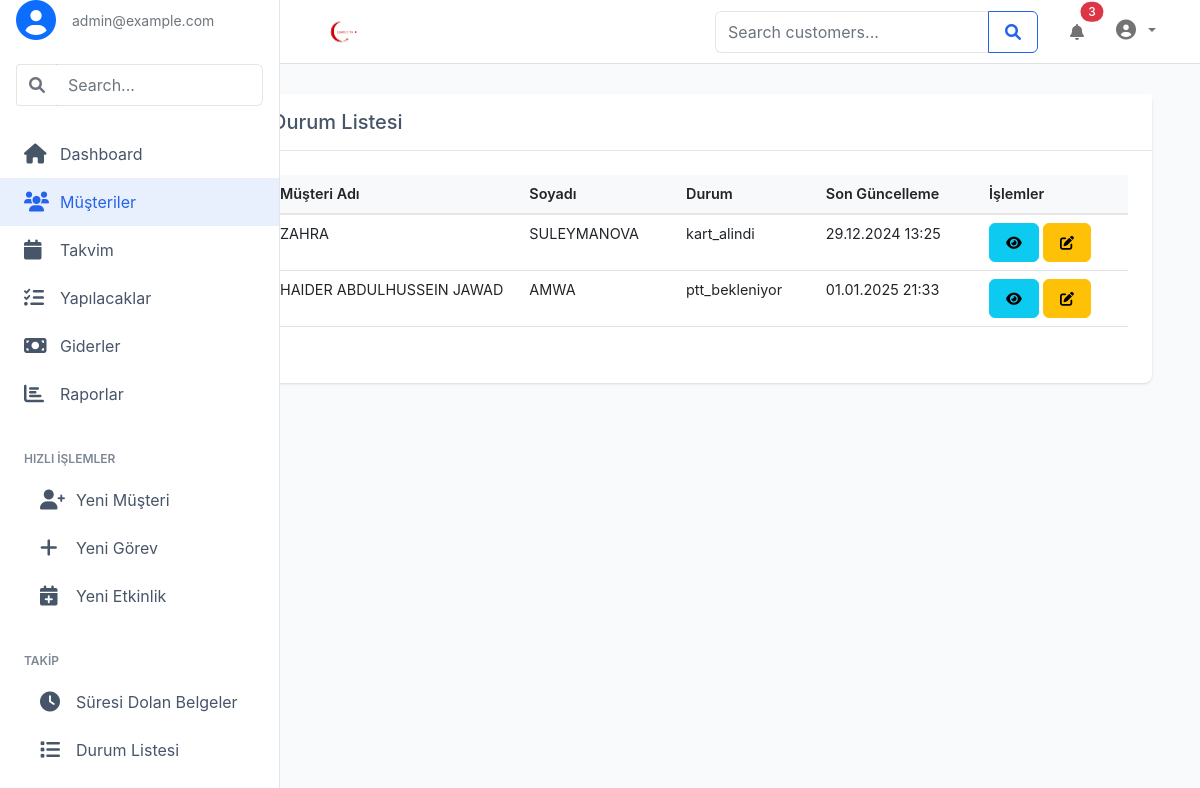
Screenshot of /customers/status/ (signed in) with the database file from the repository.
### musteri/models.py (models this page shows, shortened)
class Customer(models.Model):
    first_name = models.CharField(max_length=100)
    last_name = models.CharField(max_length=100)
    email = models.EmailField(max_length=100, blank=True, null=True)
    phone = models.CharField(max_length=20, blank=True, null=True)
    address = models.TextField(blank=True, null=True)
    customer_notes = models.TextField(blank=True, null=True)
    father_name = models.CharField(max_length=100, blank=True, null=True)
    mother_name = models.CharField(max_length=100, blank=True, null=True)
    job = models.CharField(max_length=100, blank=True, null=True)
    company = models.CharField(max_length=100, blank=True, null=True)
    income = models.CharField(max_length=100, blank=True, null=True)
    income_source = models.CharField(max_length=100, blank=True, null=True)
    insurance_type = models.CharField(max_length=100, blank=True, null=True)
    gender = models.CharField(max_length=100, blank=True, null=True)
    appointment_place = models.CharField(max_length=100, blank=True, null=True)
    identity_number = models.CharField(max_length=20, blank=True, null=True)
    nationality = models.CharField(max_length=100, blank=True, null=True)
    date_of_birth = models.DateField(null=True, blank=True)
    marital_status = models.CharField(max_length=20, blank=True, null=True)
    passport_number = models.CharField(max_length=20, blank=True, null=True)
    issuing_authority = models.CharField(max_length=100, blank=True, null=True)
    passport_date = models.CharField(max_length=100, blank=True, null=True)
    passport_info = models.TextField(blank=True, null=True)
    passport_type = models.CharField(max_length=100, blank=True, null=True)
    application_type = models.CharField(max_length=50, blank=True, null=True)
    residence_type = models.CharField(max_length=50, blank=True, null=True)
    residence_permit_start_date = models.DateField(null=True, blank=True)
    residence_permit_end_date = models.DateField(null=True, blank=True)
    service_type = models.CharField(max_length=50, blank=True, null=True)
    ptt_code = models.CharField(max_length=100, blank=True, null=True)
    application_number = models.CharField(max_length=100, blank=True, null=True)
    application_date = models.DateField(
        verbose_name='Başvuru Tarihi',
        null=True,  # Eski kayıtlar için null izin ver
        blank=True,  # Eski kayıtlar için boş izin ver
        default=None,  # Varsayılan değer yok
        help_text='Müşterinin başvuru tarihi'
    )
    payment_made = models.DecimalField(max_digits=10, decimal_places=2, default=0)
    communication_history = models.ManyToManyField('Communication', blank=True, related_name='related_customers')
    STATUS_CHOICES = [
        ('ACTIVE', 'Aktif'),
        ('INACTIVE', 'Pasif'),
        ('PENDING', 'Beklemede'),
        ('COMPLETED', 'Tamamlandı'),
    ]
    status = models.CharField(max_length=20, choices=STATUS_CHOICES, default='ACTIVE')
    created_at = models.DateTimeField(auto_now_add=True)
    updated_at = models.DateTimeField(auto_now=True)
    class Meta:
        verbose_name = "Müşteri"
        verbose_name_plural = "Müşteriler"
        ordering = ['-created_at']

### musteri/views.py (the view)
# urls.py: path('customers/status/', views.customer_status_list, name='customer_status_list'),
def customer_status_list(request):
    customers = Customer.objects.filter(
        status__in=['basvuru_yapildi', 'dosyalar_verildi', 'ptt_bekleniyor', 'kart_alindi']
    ).order_by('status')
    return render(request, 'musteri/customer_status_list.html', {'customers': customers})

### templates/musteri/customer_status_list.html (shortened to what this page needs)
{% extends "base.html" %}
{% load static %}
{% block content %}
<div class="container-fluid py-4">
    <div class="row">
        <div class="col-12">
            <div class="card">
                <div class="card-header">
                    <h5 class="mb-0">Durum Listesi</h5>
                </div>
                <div class="card-body">
                    <div class="table-responsive">
                        <table class="table table-hover">
                            <thead>
                                <tr>
                                    <th>Müşteri Adı</th>
                                    <th>Soyadı</th>
                                    <th>Durum</th>
                                    <th>Son Güncelleme</th>
                                    <th>İşlemler</th>
                                </tr>
                            </thead>
                            <tbody>
                                {% for customer in customers %}
                                <tr>
                                    <td>{{ customer.first_name }}</td>
                                    <td>{{ customer.last_name }}</td>
                                    <td>{{ customer.get_status_display }}</td>
                                    <td>{{ customer.updated_at|date:"d.m.Y H:i" }}</td>
                                    <td>
                                        <a href="{% url 'musteri:customer_detail' customer.id %}" class="btn btn-sm btn-info">
                                            <i class="fas fa-eye"></i>
                                        </a>
                                        <a href="{% url 'musteri:customer_edit' customer.id %}" class="btn btn-sm btn-warning">
                                            <i class="fas fa-edit"></i>
                                        </a>
                                    </td>
                                </tr>
                                {% empty %}
                                <tr>
                                    <td colspan="5" class="text-center">Durum listesinde müşteri bulunamadı.</td>
                                </tr>
                                {% endfor %}
                            </tbody>
                        </table>
                    </div>
                </div>
            </div>
        </div>
    </div>
</div>
{% endblock %}

### templates/base.html (shortened to what this page needs)
<!DOCTYPE html>
{% load static %}
<html lang="tr">
<head>
    <link href="https://cdn.jsdelivr.net/npm/bootstrap@5.1.3/dist/css/bootstrap.min.css" rel="stylesheet">
    <link href="https://cdnjs.cloudflare.com/ajax/libs/font-awesome/6.0.0/css/all.min.css" rel="stylesheet">
    <link href="https://cdn.datatables.net/1.13.7/css/dataTables.bootstrap5.min.css" rel="stylesheet">
    <link href="https://cdn.datatables.net/responsive/2.5.0/css/responsive.bootstrap5.min.css" rel="stylesheet">
    <link href="{% static 'css/style.css' %}" rel="stylesheet">
</head>
<body>
    {% include "navbar.html" %}
    <div class="container-fluid">
        <div class="row">
            {% include "sidebar.html" %}
            <main class="col-md-9 ms-sm-auto col-lg-10 px-md-4">
                {% block content %}{% endblock %}
            </main>
        </div>
    </div>
</body>
</html>

### templates/navbar.html (shortened to what this page needs)
{% load static %}
<nav class="navbar navbar-expand-lg navbar-light bg-white border-bottom">
    <div class="container-fluid">
        <a class="navbar-brand" href="{% url 'musteri:dashboard' %}">
            <img src="{% static 'images/logo_simply.png' %}" alt="SimplyCRM" height="32">
        </a>
        <form class="d-none d-md-flex ms-auto me-4" method="GET" action="{% url 'musteri:customer_list' %}">
            <div class="input-group">
                <input type="search" class="form-control" name="search"
                       placeholder="Search customers..." value="{{ search_term }}">
                <button class="btn btn-outline-primary" type="submit">
                    <i class="fas fa-search"></i>
                </button>
            </div>
        </form>
        <ul class="navbar-nav">
            <li class="nav-item dropdown">
                <a class="nav-link" href="#" id="notificationsDropdown" role="button"
                   data-bs-toggle="dropdown" aria-expanded="false">
                    <i class="fas fa-bell"></i>
                    <span class="position-absolute top-0 start-100 translate-middle badge rounded-pill bg-danger">
                        3
                    </span>
                </a>
            </li>
            <li class="nav-item dropdown ms-3">
                <a class="nav-link dropdown-toggle d-flex align-items-center" href="#"
                   id="userDropdown" role="button" data-bs-toggle="dropdown" aria-expanded="false">
                    <i class="fas fa-user-circle fs-5 me-2"></i>
                </a>
            </li>
        </ul>
    </div>
</nav>

### templates/sidebar.html (shortened to what this page needs)
<div class="sidebar-container">
    {% load static %}
    {% load static %}
    <div class="sidebar">
        <div class="d-flex align-items-center mb-4 px-3">
            <i class="fas fa-user-circle fs-1 me-3 text-primary"></i>
            <div>
                <small class="text-muted">{{ request.user.email }}</small>
            </div>
        </div>
        <div class="px-3 mb-4">
            <div class="input-group">
                <span class="input-group-text bg-white border-end-0">
                    <i class="fas fa-search text-muted"></i>
                </span>
                <input type="text" class="form-control border-start-0" placeholder="Search...">
            </div>
        </div>
        <nav class="nav flex-column">
            <a href="{% url 'musteri:dashboard' %}" class="sidebar-link {% if request.path == '/' %}active{% endif %}">
                <i class="fas fa-home"></i>
                Dashboard
            </a>
            <a href="{% url 'musteri:customer_list' %}" class="sidebar-link {% if 'customer' in request.path %}active{% endif %}">
                <i class="fas fa-users"></i>
                Müşteriler
            </a>
            <a href="{% url 'musteri:calendar' %}" class="sidebar-link {% if 'calendar' in request.path %}active{% endif %}">
                <i class="fas fa-calendar"></i>
                Takvim
            </a>
            <a href="{% url 'musteri:yapilacak' %}" class="sidebar-link {% if 'tasks' in request.path %}active{% endif %}">
                <i class="fas fa-tasks"></i>
                Yapılacaklar
            </a>
            <a href="{% url 'musteri:expense' %}" class="sidebar-link {% if 'expenses' in request.path %}active{% endif %}">
                <i class="fas fa-money-bill"></i>
                Giderler
            </a>
            <a href="{% url 'musteri:reports' %}" class="sidebar-link {% if 'reports' in request.path %}active{% endif %}">
                <i class="fas fa-chart-bar"></i>
                Raporlar
            </a>
        </nav>
        <div class="sidebar-section">
            <div class="sidebar-section-title">Hızlı İşlemler</div>
            <nav class="nav flex-column">
                <a href="{% url 'musteri:customer_create' %}" class="sidebar-link">
                    <i class="fas fa-user-plus"></i>
                    Yeni Müşteri
                </a>
                <a href="{% url 'musteri:add_yapilacak' %}" class="sidebar-link">
                    <i class="fas fa-plus"></i>
                    Yeni Görev
                </a>
                <a href="#" class="sidebar-link" data-bs-toggle="modal" data-bs-target="#addEventModal">
                    <i class="fas fa-calendar-plus"></i>
                    Yeni Etkinlik
                </a>
            </nav>
        </div>
        <div class="sidebar-section">
            <div class="sidebar-section-title">Takip</div>
            <nav class="nav flex-column">
                <a href="{% url 'musteri:customer_expiry_list' %}" class="sidebar-link">
                    <i class="fas fa-clock"></i>
                    Süresi Dolan Belgeler
                </a>
                <a href="{% url 'musteri:customer_status_list' %}" class="sidebar-link">
                    <i class="fas fa-list"></i>
                    Durum Listesi
                </a>
            </nav>
        </div>
    </div>
</div>

### static/css/style.css (style rules this page uses)
:root { --primary-color: #2563eb; --primary-hover: #1d4ed8; --secondary-color: #475569; --success-color: #059669; --danger-color: #dc2626; --warning-color: #d97706; --info-color: #0891b2; --bg-light: #f8fafc; --bg-white: #ffffff; --border-color: rgba(0, 0, 0, 0.1); --sidebar-width: 280px; --navbar-height: 64px; --shadow-sm: 0 1px 2px 0 rgba(0, 0, 0, 0.05); --shadow: 0 1px 3px 0 rgba(0, 0, 0, 0.1), 0 1px 2px -1px rgba(0, 0, 0, 0.1); --shadow-md: 0 4px 6px -1px rgba(0, 0, 0, 0.1), 0 2px 4px -2px rgba(0, 0, 0, 0.1); --shadow-lg: 0 10px 15px -3px rgba(0, 0, 0, 0.1), 0 4px 6px -4px rgba(0, 0, 0, 0.1); }
body { background-color: var(--bg-light); font-family: 'Inter', sans-serif; color: var(--secondary-color); }
.navbar { position: fixed; top: 0; right: 0; left: var(--sidebar-width); height: var(--navbar-height); background: var(--bg-white); border-bottom: 1px solid var(--border-color); padding: 0.75rem 1.5rem; z-index: 1030; transition: left 0.3s ease; }
.navbar-brand img { height: 32px; }
.sidebar { position: fixed; top: 0; left: 0; width: var(--sidebar-width); height: 100vh; background: var(--bg-white); border-right: 1px solid var(--border-color); z-index: 1040; transition: transform 0.3s ease; overflow-y: auto; scrollbar-width: thin; scrollbar-color: var(--secondary-color) transparent; }
.sidebar-link { display: flex; align-items: center; padding: 0.75rem 1.5rem; color: var(--secondary-color); text-decoration: none; transition: all 0.2s ease; }
.sidebar-link:hover, .sidebar-link.active { color: var(--primary-color); background-color: rgba(37, 99, 235, 0.1); }
.sidebar-link i { width: 1.5rem; margin-right: 0.75rem; font-size: 1.25rem; }
.sidebar-section { margin-top: 1.5rem; padding: 0 1rem; }
.sidebar-section-title { padding: 0.5rem; font-size: 0.75rem; font-weight: 600; text-transform: uppercase; color: var(--secondary-color); opacity: 0.7; }
.card { background: var(--bg-white); border: none; border-radius: 0.5rem; box-shadow: var(--shadow); transition: box-shadow 0.2s ease; }
.card-header { background-color: var(--bg-white); border-bottom: 1px solid var(--border-color); padding: 1rem 1.5rem; }
.card-body { padding: 1.5rem; }
.btn { padding: 0.5rem 1rem; font-weight: 500; border-radius: 0.375rem; transition: all 0.2s ease; }
.btn-outline-primary { color: var(--primary-color); border-color: var(--primary-color); }
.form-control { border-radius: 0.375rem; border-color: var(--border-color); padding: 0.5rem 0.75rem; }
.input-group-text { background-color: var(--bg-white); border-color: var(--border-color); }
.table { --bs-table-striped-bg: var(--bg-light); }
.table thead th { background-color: var(--bg-white); border-bottom: 2px solid var(--border-color); font-weight: 600; }
.badge { padding: 0.35em 0.65em; font-weight: 500; border-radius: 0.25rem; }
.table-responsive { overflow-x: auto; max-width: 100%; margin-bottom: 1rem; }
.table { width: 100%; font-size: 0.9rem; white-space: nowrap; }
.table td, .table th { max-width: 200px; overflow: hidden; text-overflow: ellipsis; white-space: nowrap; padding: 0.5rem; }
.table thead { position: sticky; top: 0; background-color: #fff; z-index: 1; }

### templates/base.html (style rules this page uses)
main { padding-top: 70px; }
.table thead th { position: sticky; top: 0; background-color: #f8f9fa; z-index: 1; }
.table td, .table th { white-space: nowrap; overflow: hidden; text-overflow: ellipsis; max-width: 200px; }

### rows the page displays
Customer: first_name "ZAHRA", last_name "SULEYMANOVA", status "kart_alindi", updated_at "29.12.2024 13:25"
Customer: first_name "HAIDER ABDULHUSSEIN JAWAD", last_name "AMWA", status "ptt_bekleniyor", updated_at "01.01.2025 21:33"

### other values shown
{{ request.user.email }} "admin@example.com"
